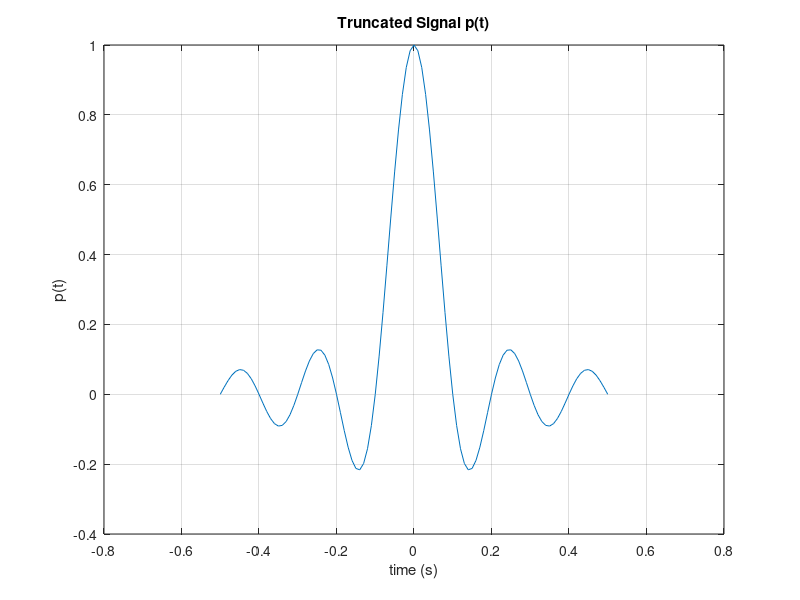
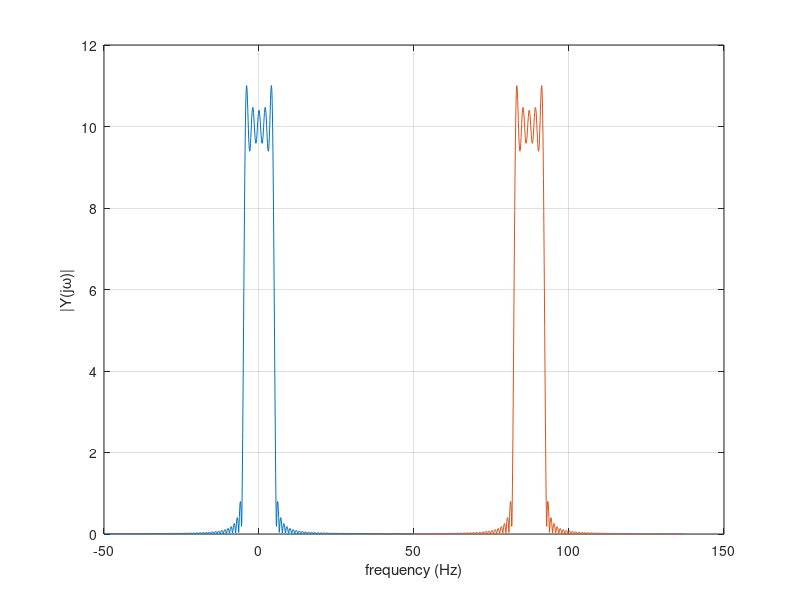
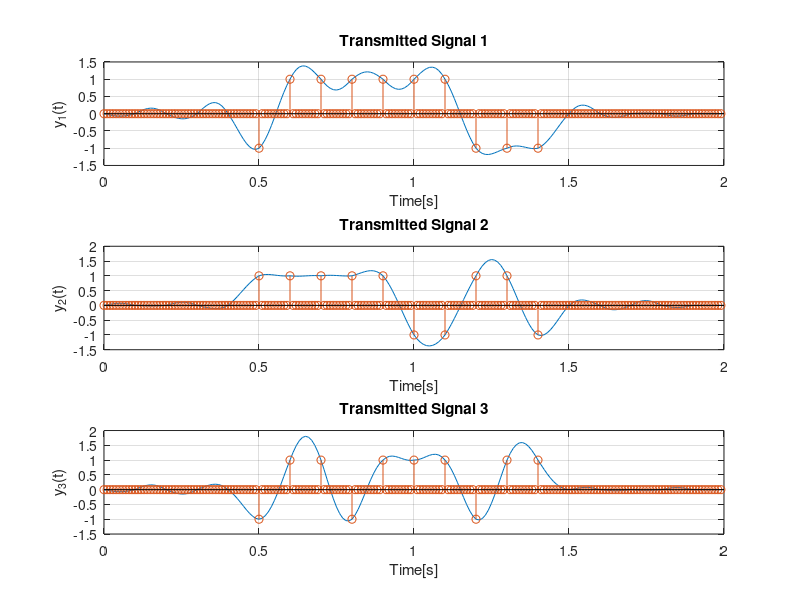

Write the MATLAB code that produced these figures, in order. (Note: this script raises an error after producing the figures.)
% Case Study 2
% Leandre Pestcoe and Julianne Wegmann
% ESE 351: Signals and Systems
% Created on: 4/20/21, Last Edited on: 4/26/21

%% Define Pulse Shape p(t)
Ts = 0.1; %symbol period (rate 1/Ts)
dt = 0.01; %sample period
w = 5*Ts; %width
t = -w:dt:w; %time vector
fs = 1/dt; %sample frequency

%sinc
sinc_p_t = sinc(t/Ts); %define sinc

%triangular pulse
triang_p_t = tripuls(t,w*2);

%decide which signal to use for simulation
p_t = sinc_p_t;

figure, plot(t,p_t), grid on;
xlabel('time (s)'), ylabel('p(t)'), title('Truncated Signal p(t)')

%% Nyquist Criteria

Nfft = 1024; %length of fft
f1 = (-fs/2:fs/Nfft:(fs/2));
f2 = (fs-2*pi/Ts:fs/Nfft:fs+(2*pi/Ts));
fft_signal = abs(fft(p_t,Nfft));
fft_signal1 = [fft_signal((length(fft_signal)/2)+1:end), fft_signal(1:(length(fft_signal)/2))];

figure
plot(f1(1:length(fft_signal1)),fft_signal1), grid on;
hold on
plot(f2(1:length(fft_signal1)),fft_signal1), grid on;
xlabel('frequency (Hz)'), ylabel('|Y(j\omega)|');

%% Random Bit Message/Noise-free PAM Signal y(t)

%define bit messages
N = 10; %number of bits
bits1 = 2*((rand(1,N)>0.5)-0.5);
bits2 = 2*((rand(1,N)>0.5)-0.5);
bits3 = 2*((rand(1,N)>0.5)-0.5);

%spacing out bits
xn1 = zeros(1,N*(Ts/dt));
xn2 = zeros(1,N*(Ts/dt));
xn3 = zeros(1,N*(Ts/dt));

for i=1:length(bits1)
    xn1((i-1)*(Ts/dt)+1)=bits1(i);
end
for i=1:length(bits2)
    xn2((i-1)*(Ts/dt)+1)=bits2(i);
end
for i=1:length(bits3)
    xn3((i-1)*(Ts/dt)+1)=bits3(i);
end

%compute individual CT transmitted signals
y_t1 = conv(xn1,p_t);
y_t2 = conv(xn2,p_t);
y_t3 = conv(xn3,p_t);

t = (0:length(y_t1)-1)*dt; %define new time vector

%shift xn so lines up with y(t) on graph
x_new1 = zeros(1,length(y_t1));
x_new1((length(p_t)+1)/2:(length(xn1)+(length(p_t)+1)/2)-1) = xn1;
x_new2 = zeros(1,length(y_t2));
x_new2((length(p_t)+1)/2:(length(xn2)+(length(p_t)+1)/2)-1) = xn2;
x_new3 = zeros(1,length(y_t3));
x_new3((length(p_t)+1)/2:(length(xn3)+(length(p_t)+1)/2)-1) = xn3;

figure();
subplot(3,1,1), plot(t,y_t1), grid on;
hold on
stem(t,x_new1);
title('Transmitted Signal 1'),xlabel('Time[s]'),ylabel('y_1(t)');
subplot(3,1,2), plot(t,y_t2), grid on;
hold on
stem(t,x_new2);
title('Transmitted Signal 2'),xlabel('Time[s]'),ylabel('y_2(t)');
subplot(3,1,3), plot(t,y_t3), grid on;
hold on
stem(t,x_new3);
title('Transmitted Signal 3'),xlabel('Time[s]'),ylabel('y_3(t)');


%y_t = [y_t1,y_t2,y_t3];

% figure(),plot(y_t),title('Transmitted Signal y(t)'),xlabel('Time[s]'),ylabel('y(t)');
% hold on;
% stem(x_new);


%% Text Message and Noise-free PAM Signal y(t)

message1 = 'Case study 2 rocks!';
bits1 = str2num(reshape(dec2bin(message1)',1,[])');
for i = 1:length(bits1)
    if bits1(i)==0
        bits1(i)=-1;
    end
end

message2 = 'Signals and systems';
bits2 = str2num(reshape(dec2bin(message2)',1,[])');
for i = 1:length(bits2)
    if bits2(i)==0
        bits2(i)=-1;
    end
end

message3 = 'Systems engineering';
bits3 = str2num(reshape(dec2bin(message3)',1,[])');
for i = 1:length(bits3)
    if bits3(i)==0
        bits3(i)=-1;
    end
end

xn1 = zeros(1,length(bits1)*(Ts/dt));
xn2 = zeros(1,length(bits2)*(Ts/dt));
xn3 = zeros(1,length(bits3)*(Ts/dt));

for i=1:length(bits1)
    xn1((i-1)*(Ts/dt)+1)=bits1(i);
end
for i=1:length(bits2)
    xn2((i-1)*(Ts/dt)+1)=bits2(i);
end
for i=1:length(bits3)
    xn3((i-1)*(Ts/dt)+1)=bits3(i);
end

y_t1 = conv(xn1, p_t);
y_t2 = conv(xn2, p_t);
y_t3 = conv(xn3, p_t);

%make sure all of the signals are same length
if length(y_t1)>length(y_t2)
    y_t2 = [y_t2,zeros(1,length(y_t1)-length(y_t2))];
    if length(y_t2)>length(y_t3)
        y_t3 = [y_t3,zeros(1,length(y_t2)-length(y_t3))];
    else
        y_t2 = [y_t2,zeros(1,length(y_t3)-length(y_t2))];
    end
else
    y_t1 = [y_t1,zeros(1,length(y_t2)-length(y_t1))];
    if length(y_t1)>length(y_t3)
        y_t3 = [y_t3,zeros(1,length(y_t1)-length(y_t3))];
    else
        y_t1 = [y_t1,zeros(1,length(y_t3)-length(y_t1))];
    end
end

N = length(y_t1)/(Ts/dt)-(Ts/dt);
t = (0:length(y_t1)-1)*dt; %define new time vector

%shift x so lines up with y(t) on graph
x_new1 = zeros(1,length(y_t1));
x_new1((length(p_t)+1)/2:(length(xn1)+(length(p_t)+1)/2)-1) = xn1;
x_new2 = zeros(1,length(y_t2));
x_new2((length(p_t)+1)/2:(length(xn2)+(length(p_t)+1)/2)-1) = xn2;
x_new3 = zeros(1,length(y_t3));
x_new3((length(p_t)+1)/2:(length(xn3)+(length(p_t)+1)/2)-1) = xn3;

figure();
subplot(3,1,1), plot(t,y_t1), grid on;
hold on
stem(t,x_new1);
title('Transmitted Signal 1'),xlabel('Time[s]'),ylabel('y_1(t)');
subplot(3,1,2), plot(t,y_t2), grid on;
hold on
stem(t,x_new2);
title('Transmitted Signal 2'),xlabel('Time[s]'),ylabel('y_2(t)');
subplot(3,1,3), plot(t,y_t3), grid on;
hold on
stem(t,x_new3);
title('Transmitted Signal 3'),xlabel('Time[s]'),ylabel('y_3(t)');

%% Signal Modulation (Up-Conversion)
wc20 = 2*pi*20; %20 Hz modulation
mod_signal20 = y_t1.*cos(wc20*t);

wc30 = 2*pi*30; %30 Hz modulation
mod_signal30 = y_t2.*cos(wc30*t);

wc40 = 2*pi*40; %40 Hz modulation
mod_signal40 = y_t3.*cos(wc40*t);

mod_signal = mod_signal20+mod_signal30+mod_signal40;

%plot the combined modulated signal
figure
subplot(2,1,1), plot(mod_signal), grid on;
xlabel('time (s)'), ylabel('y(t)cos(wc*t)'), title('Modulated Signal')

f = (0:length(mod_signal)/2)*fs/length(mod_signal);
XV = fft(mod_signal);
P2 = abs(XV/length(mod_signal));
P1 = P2(1:length(mod_signal)/2+1);
P1(2:end-1) = 2*P1(2:end-1);
subplot(2,1,2),plot(f,P1);
xlabel('frequency[Hz]')
ylabel('|Y(j\omega)|')

%plot three signals separately
figure
subplot(2,3,1),plot(mod_signal20),grid on;
f = (0:length(mod_signal20)/2)*fs/length(mod_signal20);
XV = fft(mod_signal20);
P2 = abs(XV/length(mod_signal20));
P1 = P2(1:length(mod_signal20)/2+1);
P1(2:end-1) = 2*P1(2:end-1);
subplot(2,3,4),plot(f,P1),xlabel('frequency[Hz]'),ylabel('|Y(j\omega)|'),grid on;

subplot(2,3,2),plot(mod_signal30),grid on;
f = (0:length(mod_signal30)/2)*fs/length(mod_signal30);
XV = fft(mod_signal30);
P2 = abs(XV/length(mod_signal30));
P1 = P2(1:length(mod_signal30)/2+1);
P1(2:end-1) = 2*P1(2:end-1);
subplot(2,3,5),plot(f,P1),xlabel('frequency[Hz]'),ylabel('|Y(j\omega)|'),grid on;

subplot(2,3,3),plot(mod_signal40),grid on;
f = (0:length(mod_signal40)/2)*fs/length(mod_signal40);
XV = fft(mod_signal40);
P2 = abs(XV/length(mod_signal40));
P1 = P2(1:length(mod_signal40)/2+1);
P1(2:end-1) = 2*P1(2:end-1);
subplot(2,3,6),plot(f,P1),xlabel('frequency[Hz]'),ylabel('|Y(j\omega)|'),grid on;


%% Noisy Recieved Signal r(t)
sigma = 0.4;
n_t = sigma*randn(1,length(mod_signal));
r_t = mod_signal + n_t;

figure();
plot(r_t);
title('Received Signal r(t)');
xlabel('Time[s]');
ylabel('Amplitude');

%% Signal Demodulation (Down-Conversion)

demod_signal20 = r_t.*cos(wc20*t);
demod_signal30 = r_t.*cos(wc30*t);
demod_signal40 = r_t.*cos(wc40*t);

%plot demod_signal20
figure
subplot(2,3,1), plot(demod_signal20), grid on;
xlabel('time (s)'), ylabel('x_r(t)'), title('Demod (without LPF)')

f = (0:length(demod_signal20)/2)*fs/length(demod_signal20);
XV = fft(demod_signal20);
P2 = abs(XV/length(demod_signal20));
P1 = P2(1:length(demod_signal20)/2+1);
P1(2:end-1) = 2*P1(2:end-1);
subplot(2,3,4),plot(f,P1),xlabel('f, Hz'),ylabel('|X_r(j\omega)|'),grid on;

%plot demod_signal30
subplot(2,3,2), plot(demod_signal30), grid on;
xlabel('time (s)'), ylabel('x_r(t)'), title('Demod (without LPF)')

f = (0:length(demod_signal30)/2)*fs/length(demod_signal30);
XV = fft(demod_signal30);
P2 = abs(XV/length(demod_signal30));
P1 = P2(1:length(demod_signal30)/2+1);
P1(2:end-1) = 2*P1(2:end-1);
subplot(2,3,5),plot(f,P1),xlabel('f, Hz'),ylabel('|X_r(j\omega)|'),grid on;

%plot demod_signal40
subplot(2,3,3), plot(demod_signal40), grid on;
xlabel('time (s)'), ylabel('x_r(t)'), title('Demod (without LPF)')

f = (0:length(demod_signal40)/2)*fs/length(demod_signal40);
XV = fft(demod_signal40);
P2 = abs(XV/length(demod_signal40));
P1 = P2(1:length(demod_signal40)/2+1);
P1(2:end-1) = 2*P1(2:end-1);
subplot(2,3,6),plot(f,P1),xlabel('f, Hz'),ylabel('|X_r(j\omega)|'),grid on;


%% Lowpass Filter
R = 1000;
C = 2*10^(-6);
T = 0.002;
f = 44100;
delta_t = 1/f;

filter_low = filter(delta_t/T,[(R*C)/delta_t 1-((R*C)/delta_t)], demod_signal20);

figure();
plot(filter_low);

%% Matched Filter Receiver

%generate z(t)
xn_tilda1 = zeros(1,length(bits1));
xn_tilda2 = zeros(1,length(bits2));
xn_tilda3 = zeros(1,length(bits3));
p_neg = p_t(end:-1:1);
z_t1 = conv(demod_signal20,p_neg);
z_t2 = conv(demod_signal30,p_neg);
z_t3 = conv(demod_signal40,p_neg);

%generate estimate xn_tilda
for j=1:length(xn_tilda1)
   if z_t1((j-1)*(Ts/dt)+1+(length(p_t)+1))<=0
       xn_tilda1(j)=-1;
   else
       xn_tilda1(j)=1;
   end
end
for j=1:length(xn_tilda2)
   if z_t2((j-1)*(Ts/dt)+1+(length(p_t)+1))<=0
       xn_tilda2(j)=-1;
   else
       xn_tilda2(j)=1;
   end
end
for j=1:length(xn_tilda3)
   if z_t3((j-1)*(Ts/dt)+1+(length(p_t)+1))<=0
       xn_tilda3(j)=-1;
   else
       xn_tilda3(j)=1;
   end
end

%space out xn_tilda
xn_spaced1 = zeros(1,N*(Ts/dt));
for i=1:length(xn_tilda1)
    xn_spaced1((i-1)*(Ts/dt)+1)=xn_tilda1(i);
end
xn_spaced2 = zeros(1,N*(Ts/dt));
for i=1:length(xn_tilda2)
    xn_spaced2((i-1)*(Ts/dt)+1)=xn_tilda2(i);
end
xn_spaced3 = zeros(1,N*(Ts/dt));
for i=1:length(xn_tilda3)
    xn_spaced3((i-1)*(Ts/dt)+1)=xn_tilda3(i);
end

%shift xn_spaced
xn_spaced_new1 = zeros(1,length(z_t1));
xn_spaced_new1((2*length(p_t)+1)/2:(length(xn_spaced1)+(2*length(p_t)+1)/2)-1) = xn_spaced1;
xn_spaced_new2 = zeros(1,length(z_t2));
xn_spaced_new2((2*length(p_t)+1)/2:(length(xn_spaced2)+(2*length(p_t)+1)/2)-1) = xn_spaced2;
xn_spaced_new3 = zeros(1,length(z_t3));
xn_spaced_new3((2*length(p_t)+1)/2:(length(xn_spaced3)+(2*length(p_t)+1)/2)-1) = xn_spaced3;

%calculate error rate
incorrect_count1 = 0;
for j=1:length(xn_tilda1)
    if bits1(j)~=xn_tilda1(j)
        incorrect_count1 = incorrect_count1+1;
    end
end
error1 = incorrect_count1/length(bits1);
incorrect_count2 = 0;
for j=1:length(xn_tilda2)
    if bits2(j)~=xn_tilda2(j)
        incorrect_count2 = incorrect_count2+1;
    end
end
error2 = incorrect_count2/length(bits2);
incorrect_count3 = 0;
for j=1:length(xn_tilda3)
    if bits3(j)~=xn_tilda3(j)
        incorrect_count3 = incorrect_count3+1;
    end
end
error3 = incorrect_count3/length(bits3);

t_new = (0:length(z_t1)-1)*dt; %define new time vector

figure();
stem(bits1);
hold on;
stem(xn_tilda1);
legend('bits','xn tilda');

figure();
plot(t_new,z_t2);
hold on
stem(t_new,xn_spaced_new2);

%% Recover Text Message
for i = 1:length(xn_tilda1)
    if xn_tilda1(i)==-1
        xn_tilda1(i)=0;
    end
end
messageOut1 = char(bin2dec(num2str(reshape(xn_tilda1,7,[])')))';

for i = 1:length(xn_tilda2)
    if xn_tilda2(i)==-1
        xn_tilda2(i)=0;
    end
end
messageOut2 = char(bin2dec(num2str(reshape(xn_tilda2,7,[])')))';

for i = 1:length(xn_tilda3)
    if xn_tilda3(i)==-1
        xn_tilda3(i)=0;
    end
end
messageOut3 = char(bin2dec(num2str(reshape(xn_tilda3,7,[])')))';

disp(messageOut1);
disp(messageOut2);
disp(messageOut3);

%% Noise Levels and Error Rates

%random bit message
error1 = [0,0,0,0,0,0,0,0,.1,.1,.1];
error2 = [0,0,0,0,0,0,0,0,0,0,0];
error3 = [0,0,0,0,0,0,0,0,.1,.1,.1];

sigma = (0:0.1:1);

figure,plot(sigma,error1);
hold on
plot(sigma,error2);
hold on
plot(sigma,error3);
legend('1','2','3');


%%


error = zeros(1,N+1);
index = 1;
for i = 0:0.1:1
    sigma = i;
    n = sigma*randn(1,length(mod_signal));
    r = y(1:length(t))+n(1:length(t)); 
    xn_tilda_matched = ones(1,length(t));
    p_neg = p(end:-1:1);
    z = conv(r,p_neg);
    for j=1:length(xn_tilda1)
        if z_t1((j-1)*(Ts/dt)+1+(length(p_t)+1))<=0
            xn_tilda1(j)=-1;
        else
            xn_tilda1(j)=1;
        end
    end
    %calculate error rate for matched filter
    incorrect_count = 0;
    for j=1:length(bits1)
        if bits1(j)~=xn_tilda1(j)
            incorrect_count = incorrect_count+1;
        end
    end
    error(index) = incorrect_count/length(y);  
    index = index+1;
end

figure();
plot(sigma_vector,error_matched);
title('Sigma Value vs. Error Rate for Matched Filter');
xlabel('Sigma Value');
ylabel('Error Rate');
